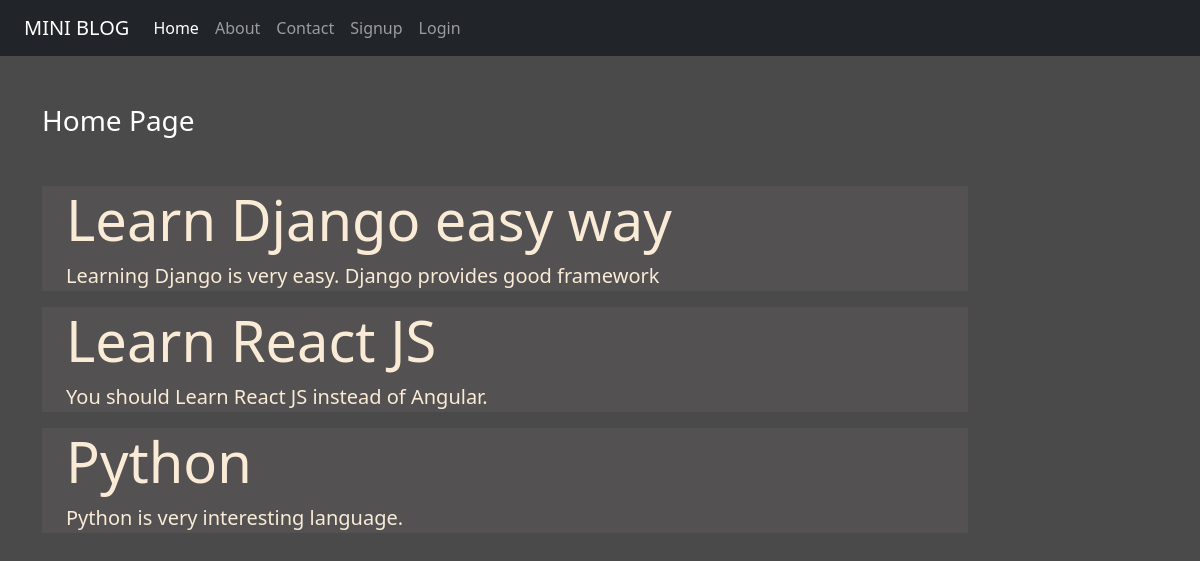
The page / on the database its author committed.
### blog/models.py (models this page shows)
class Post(models.Model):
    title = models.CharField(max_length=200)
    desc = models.TextField()

### blog/views.py (the view)
# urls.py: 2. Add a URL to urlpatterns:  path('', views.home, name='home')
def home (request):
    posts = Post.objects.all()
    return render(request, 'blog/home.html', {'posts': posts})

### blog/templates/blog/home.html
{% extends 'blog/base.html' %}
{%load static%}
{% block content %}
<div class = "col-sm-10">
    <h3 class = "text-white my-5">Home Page</h3>
        {% for post in posts %}
        <div>
        <div class = "jumbotron jumbotron fluid jumbo-color">
            <div class = "container">
                <h1 class = "display-4 font-weight-bold">{{post.title}}</h1>
                <p class = "lead">{{post.desc}}</p>
            </div>
        </div>
        {% endfor %}
</div>
{% endblock content %}

### blog/static/blog/css/style.css (style rules this page uses)
body { background-color:rgb(75, 74, 74); color: antiquewhite; }
.jumbo-color { background-color: rgb(83,81,81) }

### rows shown on the page
Post: title "Learn Django easy way", desc "Learning Django is very easy. Django provides good framework"
Post: title "Learn React JS", desc "You should Learn React JS instead of Angular."
Post: title "Python", desc "Python is very interesting language."
